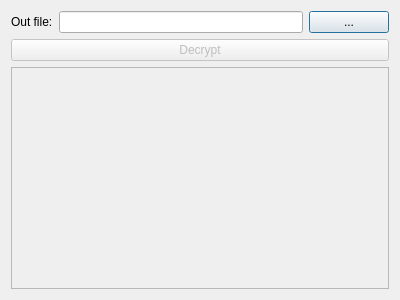
<?xml version="1.0" encoding="UTF-8"?>
<ui version="4.0">
 <class>Decrypt</class>
 <widget class="QDialog" name="Decrypt">
  <property name="geometry">
   <rect>
    <x>0</x>
    <y>0</y>
    <width>400</width>
    <height>300</height>
   </rect>
  </property>
  <property name="sizePolicy">
   <sizepolicy hsizetype="Fixed" vsizetype="Fixed">
    <horstretch>0</horstretch>
    <verstretch>0</verstretch>
   </sizepolicy>
  </property>
  <property name="windowTitle">
   <string>Decryption</string>
  </property>
  <layout class="QGridLayout" name="gridLayout">
   <item row="0" column="0">
    <layout class="QVBoxLayout" name="verticalLayout_2">
     <item>
      <layout class="QHBoxLayout" name="horizontalLayout">
       <item>
        <widget class="QLabel" name="label">
         <property name="text">
          <string>Out file:</string>
         </property>
        </widget>
       </item>
       <item>
        <widget class="QLineEdit" name="outFileName"/>
       </item>
       <item>
        <widget class="QPushButton" name="fileDialogButton">
         <property name="text">
          <string>...</string>
         </property>
        </widget>
       </item>
      </layout>
     </item>
     <item>
      <layout class="QVBoxLayout" name="verticalLayout">
       <item>
        <widget class="QPushButton" name="decryptButton">
         <property name="enabled">
          <bool>false</bool>
         </property>
         <property name="text">
          <string>Decrypt</string>
         </property>
        </widget>
       </item>
       <item>
        <widget class="QPlainTextEdit" name="decryptInfo">
         <property name="enabled">
          <bool>false</bool>
         </property>
         <property name="readOnly">
          <bool>true</bool>
         </property>
        </widget>
       </item>
      </layout>
     </item>
    </layout>
   </item>
  </layout>
 </widget>
 <resources/>
 <connections/>
</ui>
